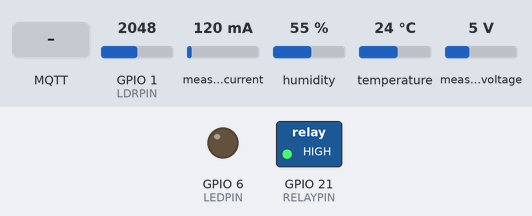
A sketch run on a simulated ESP32-S3. Parts: switched loads named in the sketch (green lamp = pin HIGH), output pins drawn as LEDs (lit = HIGH). Wiring (inferred from the names in the program): DHT11 sensor: data GPIO 5. The test bench sets the inputs (shaded band); at power-on: GPIO 1 (LDRPIN) = 2048, measured current 120 mA, humidity 55 %, temperature 24 °C, measured voltage 5 V (analog values on the 0–4095 scale). WiFi joins after 1.5 s; servers stay silent unless stated; no MQTT or app messages arrive unless stated; what the sketch prints to the serial monitor is not drawn.

Above: at 5.7 s.
5.8 s: MQTT message "ON" arrives on the second subscribed topic
At 6.8 s:
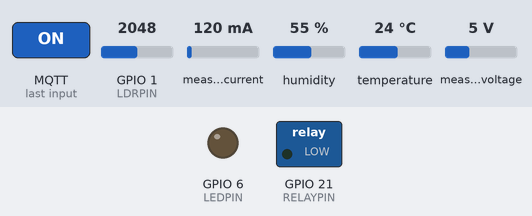
7.3 s: MQTT message "OFF" arrives on the second subscribed topic
At 7.9 s:
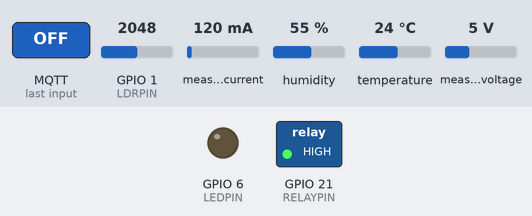
Timing chart, 0 to 10.3 s (numbered marks = the images above; inputs shaded):
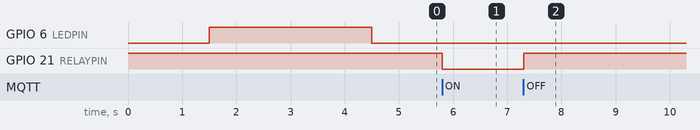

The sketch:

DEMO_FINAL_PFC.ino
```cpp
/**
 * @file DEMO_FINAL_PFC.cpp
 * @brief Example project using ESP32 with PZEM004Tv30, DHT11, WiFi, and MQTT.
 *
 * This project reads sensor data from the DHT11, LDR, and PZEM004Tv30 sensors, and sends the data
 * to an MQTT broker. It also handles relay control via MQTT commands.
 *
 * @author Paulo Rodrigues, Carlos Santos
 * @date 2024-09-05
 */

#include <PZEM004Tv30.h>    // Library for PZEM004Tv30 sensor
#include <WiFi.h>           // WiFi library
#include <PubSubClient.h>   // MQTT library
#include "MyDHT11.h"        // Custom DHT11 library

#define LDRPIN 1            ///< Pin for the LDR sensor
#define DHT11_PIN 5         ///< Pin for the DHT11 sensor
#define RELAYPIN 21         ///< Pin for the relay
#define LEDPIN 6            ///< Pin for the error LED

// Variables for sensor readings
int temperature = 0;        ///< Temperature value from DHT11
int humidity = 0;           ///< Humidity value from DHT11
int ldr = 0;                ///< LDR sensor reading
int luz = 0;                ///< Light intensity percentage
float lumens = 0.0;         ///< Lumens value
float voltage = 0.0;        ///< Voltage from PZEM004Tv30
float current = 0.0;        ///< Current from PZEM004Tv30
float power = 0.0;          ///< Power from PZEM004Tv30
float energy = 0.0;         ///< Energy consumption from PZEM004Tv30
float frequency = 0.0;      ///< Frequency from PZEM004Tv30

PZEM004Tv30 pzem(Serial1, 16, 17); ///< Object for the PZEM004Tv30 power monitor
MyDHT11 dht(DHT11_PIN);           ///< Object for the custom DHT11 sensor

// Wi-Fi and MQTT credentials
const char* ssid = "e=mc2";        ///< WiFi SSID
const char* password = "1xperiencia";  ///< WiFi password
const char* mqtt_server = "192.168.1.16"; ///< MQTT server IP address

WiFiClient espClient;              ///< WiFi client object
PubSubClient client(espClient);    ///< MQTT client object

unsigned long currentMillis, previousMillis = 0; ///< Time variables for interval control
const long interval = 1000;        ///< Interval in milliseconds for sensor reading

/**
 * @brief Connects to WiFi network.
 *
 * This function attempts to connect the ESP32 to a WiFi network using the specified
 * SSID and password.
 */
void setup_wifi() {
  WiFi.begin(ssid, password);
  Serial.print("Connecting to WiFi...");
  while (WiFi.status() != WL_CONNECTED) {
    delay(500);
    Serial.print(".");
  }
  Serial.println("Connected to WiFi");
}

/**
 * @brief Callback function for incoming MQTT messages.
 *
 * Handles messages from subscribed MQTT topics and controls the relay based on the
 * "home/relay/command" topic.
 *
 * @param topic The topic of the received MQTT message.
 * @param payload The message payload.
 * @param length The length of the payload.
 */
void callback(char* topic, byte* payload, unsigned int length) {
  char message[100];
  strncpy(message, (char*)payload, length);
  message[length] = '\0';

  if (strcmp(topic, "home/relay/command") == 0) {
    if (strcmp(message, "ON") == 0) {
      digitalWrite(RELAYPIN, LOW);
      client.publish("home/relay/state", "ON");
    } else if (strcmp(message, "OFF") == 0) {
      digitalWrite(RELAYPIN, HIGH);
      client.publish("home/relay/state", "OFF");
    }
  }
}

/**
 * @brief Reconnects to MQTT broker.
 *
 * Attempts to connect to the MQTT broker and subscribes to necessary topics.
 * Turns on the LED if the connection fails, and turns it off if successful.
 */
void reconnect() {
  while (!client.connected()) {
    Serial.print("Attempting MQTT connection...");
    if (client.connect("ESP32Client")) {
      Serial.println("connected");
      client.subscribe("home/sensor/leituras");
      client.subscribe("home/relay/command");
      digitalWrite(LEDPIN, LOW);   // Turn off the LED when connected
    } else {
      Serial.print("failed, rc=");
      Serial.print(client.state());
      Serial.println(" try again in 5 seconds");
      digitalWrite(LEDPIN, HIGH);  // Turn on the LED if connection fails
      delay(5000);
    }
  }
}

/**
 * @brief Reads temperature and humidity from the DHT11 sensor.
 *
 * Uses the custom DHT11 library to obtain temperature and humidity values.
 *
 * @return bool True if the reading is successful, false otherwise.
 */
bool readDht() {
  if (!dht.read()) {
    temperature = NAN;
    humidity = NAN;
    return false;
  }

  temperature = dht.getTemperature();
  humidity = dht.getHumidity();
  return true;
}

/**
 * @brief Converts LDR sensor reading to lumens.
 *
 * Converts the analog LDR sensor value into lumens based on a voltage divider equation.
 *
 * @param ldrValue The raw analog value from the LDR sensor.
 * @return float The calculated lumens based on the LDR reading.
 */
float LdrToLumens(int ldrValue) {
  float resistance = 10000.0;  // Assuming a 10k ohm resistor in a voltage divider
  float Vldr = (ldrValue * 3.3) / 4095;
  float ldr_resistance = ((resistance * Vldr)/3.3)/(1 - (Vldr/3.3));

  if (ldr_resistance > 323000) return 2;
  else if (ldr_resistance > 31700) return 8;
  else if (ldr_resistance > 17780) return 13;
  else if (ldr_resistance > 10000) return 20;
  else if (ldr_resistance > 2035) return 200;
  else if (ldr_resistance > 2017) return 250;
  else return 10000;
}

/**
 * @brief Reads LDR sensor value.
 *
 * Reads the analog value from the LDR, calculates light intensity and lumens, and checks if the value is valid.
 *
 * @return bool True if the LDR reading is within the valid range, false otherwise.
 */
bool readLdr() {
  ldr = analogRead(LDRPIN);
  luz = 100 * (4095 - ldr) / 4095;
  lumens = LdrToLumens(ldr);
  if (ldr < 0 || ldr > 4095) {
    return false;
  }
  return true;
}

/**
 * @brief Reads values from PZEM004Tv30 sensor.
 *
 * Reads voltage, current, power, energy, and frequency from the PZEM004Tv30 sensor.
 *
 * @return bool True if the reading is successful, false if any value is invalid.
 */
bool readPzem() {
  voltage = pzem.voltage();
  current = pzem.current();
  power = pzem.power();
  energy = pzem.energy();
  frequency = pzem.frequency();

  if (isnan(voltage) || isnan(current) || isnan(power) || isnan(energy) || isnan(frequency)) {
    return false;
  }

  return true;
}

/**
 * @brief Publishes sensor data to MQTT broker.
 *
 * Sends temperature, humidity, luminosity, lumens, voltage, current, power, energy, and frequency as a JSON message.
 */
void publishAllData() {
  char data[300];

  snprintf(data, sizeof(data),
           "{\"temperature\":%d,\"humidity\":%d,\"luminosity\":%d,\"lumens\":%.1f,\"voltage\":%.1f,\"current\":%.2f,\"power\":%.2f,\"energy\":%.3f,\"frequency\":%.1f}",
           temperature, humidity, luz, lumens, voltage, current, power, energy, frequency);

  Serial.println("Publishing data:");
  Serial.println(data);

  client.publish("home/sensor/data", data);
}

/**
 * @brief Arduino setup function.
 *
 * Initializes WiFi, MQTT, and sensor pins, and sets up initial connections.
 */
void setup() {
  Serial.begin(115200);
  analogReadResolution(12);
  pinMode(RELAYPIN, OUTPUT);
  pinMode(LEDPIN, OUTPUT);
  digitalWrite(RELAYPIN, HIGH);
  digitalWrite(LEDPIN, LOW);

  setup_wifi();
  client.setServer(mqtt_server, 1883);
  client.setCallback(callback);

  digitalWrite(LEDPIN, HIGH);
  delay(3000);
  digitalWrite(LEDPIN, LOW);
}

/**
 * @brief Arduino loop function.
 *
 * Main loop that checks for sensor data, publishes it, and handles reconnections.
 */
void loop() {
  // Check WiFi connection
  if (WiFi.status() != WL_CONNECTED) {
    setup_wifi();              // Attempt to reconnect
  }

  // Check MQTT connection
  if (!client.connected()) {
    reconnect();               // Attempt to reconnect
  }
  client.loop();  // Handle MQTT client

  // Handle sensor readings every interval
  currentMillis = millis();
  if (currentMillis - previousMillis >= interval) {
    previousMillis = currentMillis;
    bool error = false;

    bool dhtSuccess = readDht();  // Read DHT
    bool ldrSuccess = readLdr();  // Read LDR
    bool pzemSuccess = readPzem(); // Read PZEM

    // If any sensor reading fails, set error flag
    if (!dhtSuccess || !ldrSuccess || !pzemSuccess) {
      error = true;
    }

    // Publish only if there are no errors
    if (!error) {
      publishAllData();
    }


  // Turn on LED if there's any error (WiFi, MQTT, or sensor failure)
  if (error) {
    digitalWrite(LEDPIN, HIGH);  // Turn on LED for error
  } else {
    digitalWrite(LEDPIN, LOW);   // Turn off LED if no error
  }
  }
}
```

MyDHT11.cpp
```cpp
/**
 * @file MyDHT11.cpp
 * @brief Implementation of a custom DHT11 sensor library.
 *
 * This file provides the implementation of the functions declared in MyDHT11.h.
 */

#include "MyDHT11.h"

/**
 * @brief Constructs a new MyDHT11 object.
 *
 * Initializes the DHT11 sensor by setting the provided GPIO pin as input.
 *
 * @param pin The GPIO pin where the DHT11 sensor is connected.
 */
MyDHT11::MyDHT11(uint8_t pin) : _pin(pin), _temperature(0), _humidity(0) {
    pinMode(_pin, INPUT);
}

/**
 * @brief Reads temperature and humidity from the DHT11 sensor.
 *
 * This function communicates with the DHT11 sensor and attempts to read
 * both temperature and humidity data. It includes timing-sensitive operations
 * to extract data bits from the sensor.
 *
 * @return bool Returns true if the reading was successful, false otherwise.
 */
bool MyDHT11::read() {
    uint8_t bits[5] = {0};   ///< Array to store the bits from the sensor.
    uint8_t cnt = 7;         ///< Counter for bit position.
    uint8_t idx = 0;         ///< Index for the bits array.

    // Prepare to read from the sensor
    pinMode(_pin, OUTPUT);
    digitalWrite(_pin, LOW);
    delay(18);
    digitalWrite(_pin, HIGH);
    delayMicroseconds(40);
    pinMode(_pin, INPUT_PULLUP);

    unsigned int loopCnt = 10000;
    while (digitalRead(_pin) == LOW) {
        if (loopCnt-- == 0) return false;
    }

    loopCnt = 30000;
    while (digitalRead(_pin) == HIGH) {
        if (loopCnt-- == 0) return false;
    }

    // Reading the 40-bit data from the sensor
    for (int i = 0; i < 40; i++) {
        loopCnt = 10000;
        while (digitalRead(_pin) == LOW) {
            if (loopCnt-- == 0) return false;
        }

        unsigned long t = micros();
        while (digitalRead(_pin) == HIGH) {
            if (loopCnt-- == 0) return false;
        }

        if ((micros() - t) > 50) {
            bits[idx] |= (1 << cnt);
        }

        if (cnt == 0) {
            cnt = 7;
            idx++;
        } else {
            cnt--;
        }
    }

    _humidity = bits[0];    ///< The humidity value read from the sensor.
    _temperature = bits[2]; ///< The temperature value read from the sensor.

    // Checksum validation
    if (bits[4] == ((bits[0] + bits[2]) & 0xFF)) {
        return true;
    } else {
        Serial.println("Checksum validation failed.");
        Serial.print("Calculated checksum: ");
        Serial.println((bits[0] + bits[2]) & 0xFF);
        Serial.print("Received checksum: ");
        Serial.println(bits[4]);
        return false;
    }
}

/**
 * @brief Returns the last successful temperature reading.
 *
 * @return int The temperature in degrees Celsius.
 */
int MyDHT11::getTemperature() const {
    return _temperature;
}

/**
 * @brief Returns the last successful humidity reading.
 *
 * @return int The humidity in percentage.
 */
int MyDHT11::getHumidity() const {
    return _humidity;
}

/**
 * @brief Waits for the sensor to reach a specific state (HIGH or LOW) within a timeout.
 *
 * This function is used for timing-sensitive operations during communication with the sensor.
 *
 * @param state The expected state (HIGH or LOW) to wait for.
 * @param timeout The maximum time to wait for the state in microseconds.
 * @return bool True if the expected state was detected, false otherwise.
 */
bool MyDHT11::waitForState(uint8_t state, unsigned long timeout) {
    unsigned long startTime = micros();
    while (digitalRead(_pin) != state) {
        if (micros() - startTime > timeout) {
            return false;
        }
    }
    return true;
}
```

MyDHT11.h
```cpp
/**
 * @file MyDHT11.h
 * @brief Custom library for the DHT11 temperature and humidity sensor.
 *
 * This library provides an interface to read temperature and humidity data from a DHT11 sensor.
 *
 * @class MyDHT11
 * @brief A class to interface with a DHT11 sensor for temperature and humidity readings.
 *
 * This class allows you to read temperature and humidity values from the DHT11 sensor.
 */

#ifndef MYDHT11_H
#define MYDHT11_H

#include "Arduino.h"

class MyDHT11 {
public:
    /**
     * @brief Constructor for MyDHT11.
     *
     * Initializes the DHT11 sensor with the specified pin.
     *
     * @param pin The GPIO pin where the DHT11 sensor is connected.
     */
    MyDHT11(uint8_t pin);

    /**
     * @brief Reads data from the DHT11 sensor.
     *
     * Initiates communication with the DHT11 sensor and retrieves temperature and humidity data.
     *
     * @return bool True if the reading was successful, false otherwise.
     */
    bool read();

    /**
     * @brief Gets the last temperature reading.
     *
     * @return int The last successful temperature reading from the sensor.
     */
    int getTemperature() const;

    /**
     * @brief Gets the last humidity reading.
     *
     * @return int The last successful humidity reading from the sensor.
     */
    int getHumidity() const;

private:
    uint8_t _pin;         ///< The GPIO pin number where the DHT11 sensor is connected.
    int _temperature;     ///< The last successful temperature reading from the sensor.
    int _humidity;        ///< The last successful humidity reading from the sensor.

    /**
     * @brief Waits for a specific state on the data line.
     *
     * Waits until the DHT11 sensor sends the expected state (HIGH or LOW) on the data line or until a timeout occurs.
     *
     * @param state The expected state (HIGH or LOW) to wait for.
     * @param timeout The maximum time to wait for the state in microseconds.
     * @return bool True if the state was detected before the timeout, false otherwise.
     */
    bool waitForState(uint8_t state, unsigned long timeout);
};

#endif
```

Measured:
- after the input at 5.8 s, GPIO 21 (RELAYPIN): HIGH → LOW at once
- after the input at 7.3 s, GPIO 21 (RELAYPIN): LOW → HIGH at once
